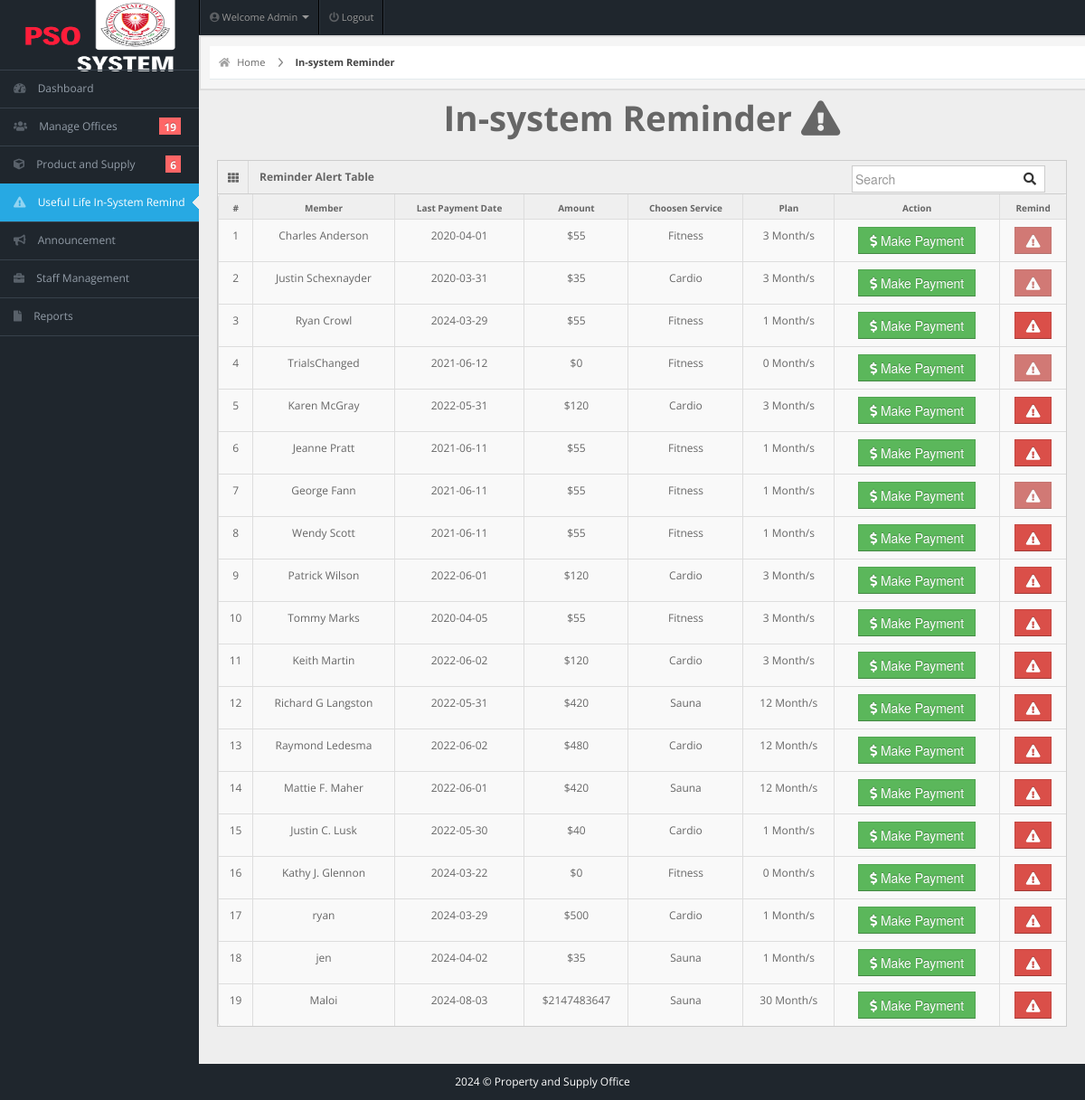
Page /admin/payment.php (signed in) on the earlier database version.
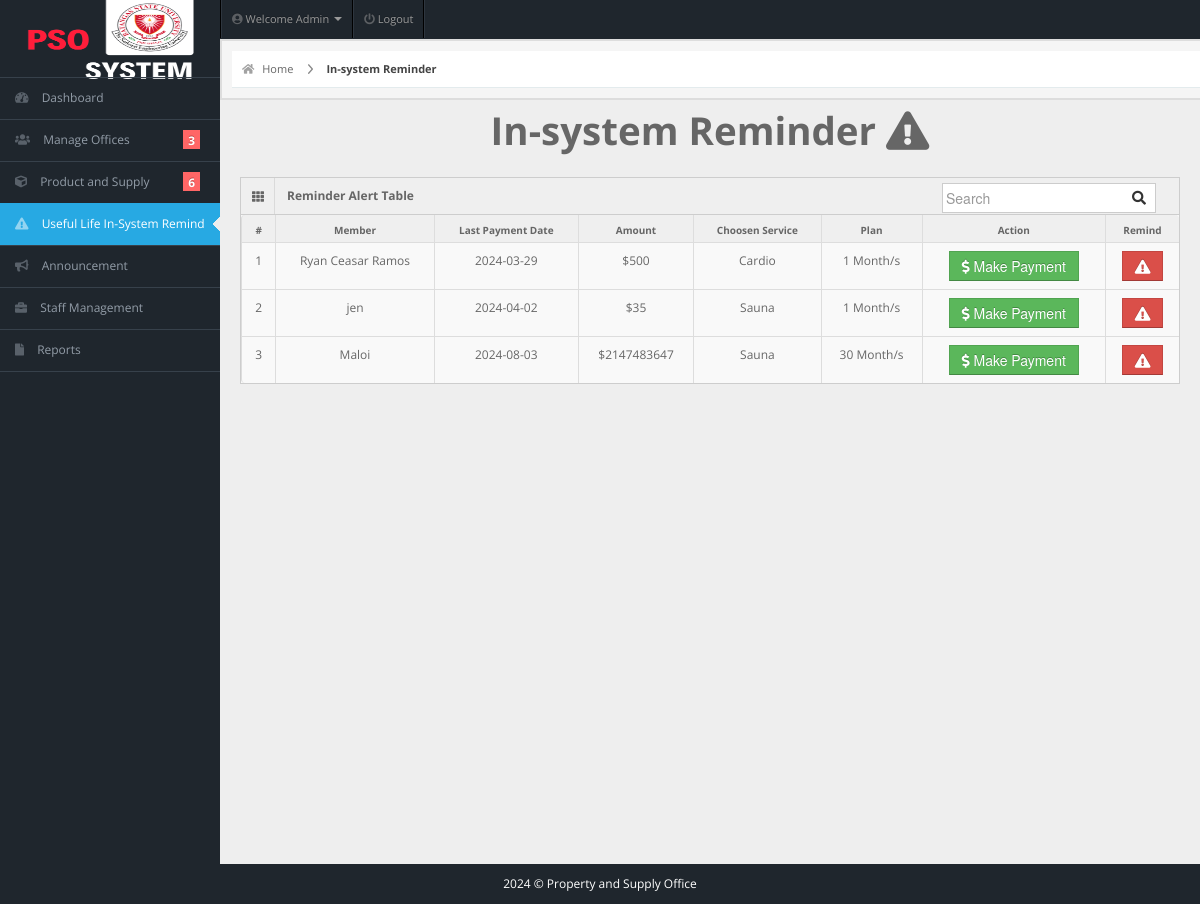
Same page on the later database version.
### tables this page shows
CREATE TABLE IF NOT EXISTS `members` (
  `user_id` int NOT NULL AUTO_INCREMENT,
  `fullname` varchar(20) NOT NULL,
  `username` varchar(20) NOT NULL,
  `email` varchar(255) NOT NULL,
  `password` varchar(100) NOT NULL,
  `gender` varchar(20) NOT NULL,
  `dor` date NOT NULL,
  `profile_picture` varchar(255) DEFAULT NULL,
  `services` varchar(50) NOT NULL,
  `amount` int NOT NULL,
  `paid_date` date NOT NULL,
  `p_year` int NOT NULL,
  `plan` varchar(100) NOT NULL,
  `address` varchar(20) NOT NULL,
  `contact` varchar(10) NOT NULL,
  `status` varchar(20) NOT NULL DEFAULT 'Active',
  `attendance_count` int NOT NULL,
  `ini_weight` int NOT NULL DEFAULT '0',
  `curr_weight` int NOT NULL DEFAULT '0',
  `ini_bodytype` varchar(50) NOT NULL,
  `curr_bodytype` varchar(50) NOT NULL,
  `progress_date` date NOT NULL,
  `reminder` int NOT NULL DEFAULT '0',
  PRIMARY KEY (`user_id`)
);

### admin/payment.php (the view, shortened to what this page needs)
<!DOCTYPE html>
<html lang="en">
<head>
  <link rel="stylesheet" href="../css/bootstrap.min.css" />
  <link rel="stylesheet" href="../css/bootstrap-responsive.min.css" />
  <link rel="stylesheet" href="../css/fullcalendar.css" />
  <link rel="stylesheet" href="../css/matrix-style.css" />
  <link rel="stylesheet" href="../css/matrix-media.css" />
  <link href="../font-awesome/css/fontawesome.css" rel="stylesheet" />
  <link href="../font-awesome/css/all.css" rel="stylesheet" />
  <link rel="stylesheet" href="../css/jquery.gritter.css" />
</head>
<body>
  <?php include 'includes/topheader.php' ?>
  <?php $page = 'payment';
  include 'includes/sidebar.php' ?>
  <div id="content">
    <div id="content-header">
      <div id="breadcrumb"> <a href="index.php" title="Go to Home" class="tip-bottom"><i class="fas fa-home"></i> Home</a>
        <a href="#" class="current">In-system Reminder</a>
      </div>
    </div>
    <div class="container-fluid">
      <h1 class="text-center">In-system Reminder <i class="fas fa-exclamation-triangle"></i></h1>
      <div class="row-fluid">
        <div class="span12">
          <div class='widget-box'>
            <div class='widget-title'> <span class='icon'> <i class='fas fa-th'></i> </span>
              <h5>Reminder Alert Table</h5>
              <form id="custom-search-form" role="search" method="POST" action="search-result.php" class="form-search form-horizontal pull-right">
                <div class="input-append span12">
                  <input type="text" class="search-query" placeholder="Search" name="search" required>
                  <button type="submit" class="btn"><i class="fas fa-search"></i></button>
                </div>
              </form>
            </div>
            <div class='widget-content nopadding'>
              <?php
              $qry = "SELECT * FROM members";
              $cnt = 1;
              $result = mysqli_query($conn, $qry);
              echo "<table class='table table-bordered data-table table-hover'>
              <thead>
                <tr>
                  <th>#</th>
                  <th>Member</th>
                  <th>Last Payment Date</th>
                  <th>Amount</th>
                  <th>Choosen Service</th>
                  <th>Plan</th>
                  <th>Action</th>
                  <th>Remind</th>
                </tr>
              </thead>";
              while ($row = mysqli_fetch_array($result)) { ?>
                <tbody>
                  <td>
                    <div class='text-center'><?php echo $cnt; ?></div>
                  </td>
                  <td>
                    <div class='text-center'><?php echo $row['fullname'] ?></div>
                  </td>
                  <td>
                    <div class='text-center'><?php echo ($row['paid_date'] == 0 ? "New Member" : $row['paid_date']) ?></div>
                  </td>
                  <td>
                    <div class='text-center'><?php echo '$' . $row['amount'] ?></div>
                  </td>
                  <td>
                    <div class='text-center'><?php echo $row['services'] ?></div>
                  </td>
                  <td>
                    <div class='text-center'><?php echo $row['plan'] . " Month/s" ?></div>
                  </td>
                  <td>
                    <div class='text-center'><a href='user-payment.php?id=<?php echo $row['user_id'] ?>'><button class='btn btn-success btn'><i class='fas fa-dollar-sign'></i> Make Payment</button></a></div>
                  </td>
                  <td>
                    <div class='text-center'>
                      <a href='sendReminder.php?id=<?php echo $row['user_id'] ?>'>
                        <button class='btn btn-danger' <?php echo ($row['reminder'] == 1 ? "disabled" : "") ?>>
                          <i class='fas fa-exclamation-triangle'></i>
                        </button>
                      </a>
                    </div>
                  </td>
                </tbody>
              <?php $cnt++;
              }
              ?>
              </table>
            </div>
          </div>
        </div>
      </div>
    </div>
  </div>
  <?php
  include 'includes/footer.php';
  ?>
</body>
</html>

### admin/dashboard-usercount.php (shortened to what this page needs)
<?php
$servername = "localhost";
$uname = "root";
$pass = "";
$db = "pso_inventory";
$conn = mysqli_connect($servername, $uname, $pass, $db);
$sql = "SELECT * FROM members";
$query = $conn->query($sql);
echo "$query->num_rows";

Differences in the rows shown:
removed members: fullname "Charles Anderson", paid_date "2020-04-01", amount "55", services "Fitness", plan "3", reminder 1 (drawn)
removed members: fullname "Justin Schexnayder", paid_date "2020-03-31", amount "35", services "Cardio", plan "3", reminder 1 (drawn)
removed members: fullname "Ryan Crowl", paid_date "2024-03-29", amount "55", services "Fitness", plan "1"
removed members: fullname "TrialsChanged", paid_date "2021-06-12", amount "0", services "Fitness", plan "0", reminder 1 (drawn)
removed members: fullname "Karen McGray", paid_date "2022-05-31", amount "120", services "Cardio", plan "3"
removed members: fullname "Jeanne Pratt", paid_date "2021-06-11", amount "55", services "Fitness", plan "1"
removed members: fullname "George Fann", paid_date "2021-06-11", amount "55", services "Fitness", plan "1", reminder 1 (drawn)
removed members: fullname "Wendy Scott", paid_date "2021-06-11", amount "55", services "Fitness", plan "1"
removed members: fullname "Patrick Wilson", paid_date "2022-06-01", amount "120", services "Cardio", plan "3"
removed members: fullname "Tommy Marks", paid_date "2020-04-05", amount "55", services "Fitness", plan "3"
removed members: fullname "Keith Martin", paid_date "2022-06-02", amount "120", services "Cardio", plan "3"
removed members: fullname "Richard G Langston", paid_date "2022-05-31", amount "420", services "Sauna", plan "12"
removed members: fullname "Raymond Ledesma", paid_date "2022-06-02", amount "480", services "Cardio", plan "12"
removed members: fullname "Mattie F. Maher", paid_date "2022-06-01", amount "420", services "Sauna", plan "12"
removed members: fullname "Justin C. Lusk", paid_date "2022-05-30", amount "40", services "Cardio", plan "1"
removed members: fullname "Kathy J. Glennon", paid_date "2024-03-22", amount "0", services "Fitness", plan "0"
changed members "Cardio": fullname "ryan" → "Ryan Ceasar Ramos"
Other differences:
$query->num_rows: "19" → "3"
